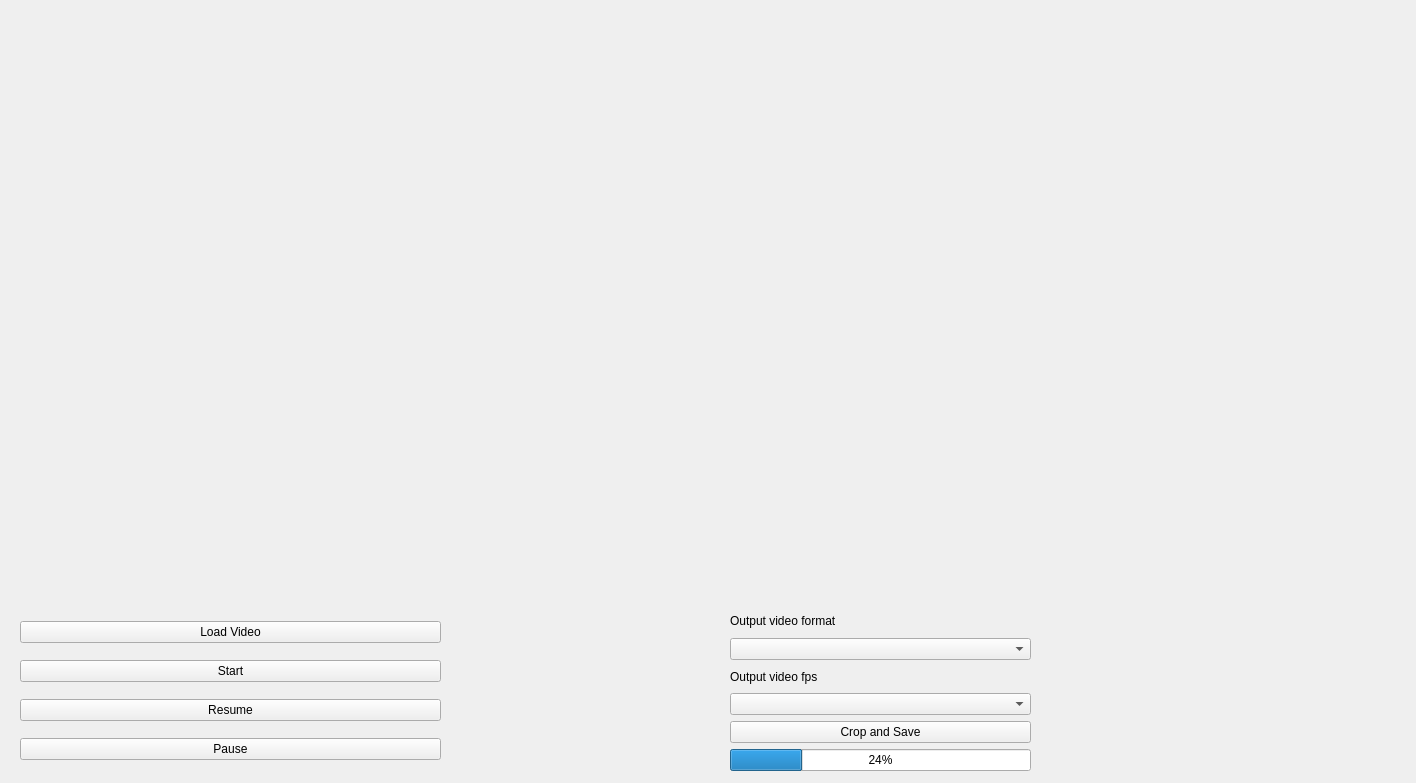
<?xml version="1.0" encoding="UTF-8"?>
<ui version="4.0">
 <class>Widget</class>
 <widget class="QWidget" name="Widget">
  <property name="geometry">
   <rect>
    <x>0</x>
    <y>0</y>
    <width>1416</width>
    <height>783</height>
   </rect>
  </property>
  <property name="windowTitle">
   <string>Widget</string>
  </property>
  <widget class="QWidget" name="verticalLayoutWidget">
   <property name="geometry">
    <rect>
     <x>0</x>
     <y>0</y>
     <width>1411</width>
     <height>581</height>
    </rect>
   </property>
   <layout class="QVBoxLayout" name="verticalLayout">
    <item>
     <widget class="ClickableQLabel" name="videoLabel">
      <property name="autoFillBackground">
       <bool>true</bool>
      </property>
      <property name="text">
       <string/>
      </property>
     </widget>
    </item>
   </layout>
  </widget>
  <widget class="QWidget" name="gridLayoutWidget">
   <property name="geometry">
    <rect>
     <x>20</x>
     <y>610</y>
     <width>421</width>
     <height>161</height>
    </rect>
   </property>
   <layout class="QGridLayout" name="gridLayout">
    <item row="2" column="0">
     <widget class="QPushButton" name="resume">
      <property name="text">
       <string>Resume</string>
      </property>
     </widget>
    </item>
    <item row="3" column="0">
     <widget class="QPushButton" name="pause">
      <property name="text">
       <string>Pause</string>
      </property>
     </widget>
    </item>
    <item row="1" column="0">
     <widget class="QPushButton" name="start">
      <property name="text">
       <string>Start</string>
      </property>
     </widget>
    </item>
    <item row="0" column="0">
     <widget class="QPushButton" name="loadVideo">
      <property name="text">
       <string>Load Video</string>
      </property>
     </widget>
    </item>
   </layout>
  </widget>
  <widget class="QWidget" name="gridLayoutWidget_2">
   <property name="geometry">
    <rect>
     <x>730</x>
     <y>610</y>
     <width>301</width>
     <height>161</height>
    </rect>
   </property>
   <layout class="QGridLayout" name="gridLayout_2">
    <item row="2" column="0">
     <widget class="QComboBox" name="codecBox"/>
    </item>
    <item row="0" column="0">
     <widget class="QLabel" name="label">
      <property name="text">
       <string>Output video format</string>
      </property>
     </widget>
    </item>
    <item row="3" column="0">
     <widget class="QLabel" name="label_2">
      <property name="text">
       <string>Output video fps</string>
      </property>
     </widget>
    </item>
    <item row="6" column="0">
     <widget class="QProgressBar" name="progressBar">
      <property name="value">
       <number>24</number>
      </property>
     </widget>
    </item>
    <item row="5" column="0">
     <widget class="QPushButton" name="save_btn">
      <property name="text">
       <string>Crop and Save</string>
      </property>
     </widget>
    </item>
    <item row="4" column="0">
     <widget class="QComboBox" name="fps"/>
    </item>
   </layout>
  </widget>
 </widget>
 <customwidgets>
  <customwidget>
   <class>ClickableQLabel</class>
   <extends>QLabel</extends>
   <header location="global">clickableqlabel.h</header>
  </customwidget>
 </customwidgets>
 <resources/>
 <connections/>
</ui>
